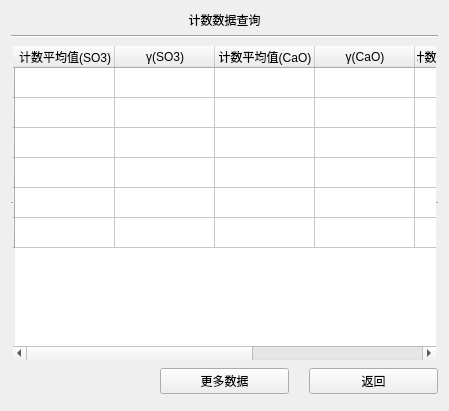
<?xml version="1.0" encoding="UTF-8"?>
<ui version="4.0">
 <class>countdataquery</class>
 <widget class="QWidget" name="countdataquery">
  <property name="geometry">
   <rect>
    <x>0</x>
    <y>0</y>
    <width>449</width>
    <height>411</height>
   </rect>
  </property>
  <property name="windowTitle">
   <string>Form</string>
  </property>
  <layout class="QGridLayout" name="gridLayout">
   <item row="0" column="0">
    <layout class="QVBoxLayout" name="verticalLayout">
     <item>
      <widget class="QLabel" name="label">
       <property name="text">
        <string>计数数据查询</string>
       </property>
       <property name="alignment">
        <set>Qt::AlignCenter</set>
       </property>
      </widget>
     </item>
     <item>
      <widget class="Line" name="line">
       <property name="orientation">
        <enum>Qt::Horizontal</enum>
       </property>
      </widget>
     </item>
     <item>
      <widget class="QTableWidget" name="tableWidget">
       <property name="frameShape">
        <enum>QFrame::HLine</enum>
       </property>
       <property name="frameShadow">
        <enum>QFrame::Sunken</enum>
       </property>
       <property name="lineWidth">
        <number>1</number>
       </property>
       <property name="textElideMode">
        <enum>Qt::ElideMiddle</enum>
       </property>
       <property name="showGrid">
        <bool>true</bool>
       </property>
       <property name="gridStyle">
        <enum>Qt::SolidLine</enum>
       </property>
       <property name="sortingEnabled">
        <bool>false</bool>
       </property>
       <property name="wordWrap">
        <bool>true</bool>
       </property>
       <property name="cornerButtonEnabled">
        <bool>true</bool>
       </property>
       <row>
        <property name="text">
         <string/>
        </property>
       </row>
       <row>
        <property name="text">
         <string/>
        </property>
       </row>
       <row>
        <property name="text">
         <string/>
        </property>
       </row>
       <row>
        <property name="text">
         <string/>
        </property>
       </row>
       <row>
        <property name="text">
         <string/>
        </property>
       </row>
       <row>
        <property name="text">
         <string/>
        </property>
       </row>
       <column>
        <property name="text">
         <string>计数平均值(SO3)</string>
        </property>
       </column>
       <column>
        <property name="text">
         <string>γ(SO3)</string>
        </property>
       </column>
       <column>
        <property name="text">
         <string>计数平均值(CaO)</string>
        </property>
       </column>
       <column>
        <property name="text">
         <string>γ(CaO)</string>
        </property>
       </column>
       <column>
        <property name="text">
         <string>计数平均值(Fe2O3)</string>
        </property>
       </column>
       <column>
        <property name="text">
         <string>γ(Fe2O3)</string>
        </property>
       </column>
       <column>
        <property name="text">
         <string>测量日期</string>
        </property>
       </column>
       <item row="0" column="0">
        <property name="text">
         <string/>
        </property>
        <property name="textAlignment">
         <set>AlignHCenter|AlignVCenter|AlignCenter</set>
        </property>
       </item>
       <item row="0" column="1">
        <property name="text">
         <string/>
        </property>
        <property name="textAlignment">
         <set>AlignHCenter|AlignVCenter|AlignCenter</set>
        </property>
       </item>
       <item row="0" column="6">
        <property name="text">
         <string/>
        </property>
       </item>
       <item row="1" column="0">
        <property name="text">
         <string/>
        </property>
        <property name="textAlignment">
         <set>AlignHCenter|AlignVCenter|AlignCenter</set>
        </property>
       </item>
       <item row="1" column="1">
        <property name="text">
         <string/>
        </property>
        <property name="textAlignment">
         <set>AlignHCenter|AlignVCenter|AlignCenter</set>
        </property>
       </item>
       <item row="1" column="6">
        <property name="text">
         <string/>
        </property>
       </item>
       <item row="2" column="0">
        <property name="text">
         <string/>
        </property>
        <property name="textAlignment">
         <set>AlignHCenter|AlignVCenter|AlignCenter</set>
        </property>
       </item>
       <item row="2" column="1">
        <property name="text">
         <string/>
        </property>
        <property name="textAlignment">
         <set>AlignHCenter|AlignVCenter|AlignCenter</set>
        </property>
       </item>
       <item row="2" column="6">
        <property name="text">
         <string/>
        </property>
       </item>
       <item row="3" column="0">
        <property name="text">
         <string/>
        </property>
        <property name="textAlignment">
         <set>AlignHCenter|AlignVCenter|AlignCenter</set>
        </property>
       </item>
       <item row="3" column="1">
        <property name="text">
         <string/>
        </property>
        <property name="textAlignment">
         <set>AlignHCenter|AlignVCenter|AlignCenter</set>
        </property>
       </item>
       <item row="3" column="6">
        <property name="text">
         <string/>
        </property>
       </item>
       <item row="4" column="0">
        <property name="text">
         <string/>
        </property>
        <property name="textAlignment">
         <set>AlignHCenter|AlignVCenter|AlignCenter</set>
        </property>
       </item>
       <item row="4" column="1">
        <property name="text">
         <string/>
        </property>
        <property name="textAlignment">
         <set>AlignHCenter|AlignVCenter|AlignCenter</set>
        </property>
       </item>
       <item row="4" column="6">
        <property name="text">
         <string/>
        </property>
       </item>
       <item row="5" column="0">
        <property name="text">
         <string/>
        </property>
        <property name="textAlignment">
         <set>AlignHCenter|AlignVCenter|AlignCenter</set>
        </property>
       </item>
       <item row="5" column="1">
        <property name="text">
         <string/>
        </property>
        <property name="textAlignment">
         <set>AlignHCenter|AlignVCenter|AlignCenter</set>
        </property>
       </item>
       <item row="5" column="6">
        <property name="text">
         <string/>
        </property>
       </item>
      </widget>
     </item>
     <item>
      <layout class="QHBoxLayout" name="horizontalLayout_2" stretch="1,1,1">
       <property name="spacing">
        <number>20</number>
       </property>
       <item>
        <widget class="QLabel" name="label_current">
         <property name="text">
          <string/>
         </property>
         <property name="alignment">
          <set>Qt::AlignRight|Qt::AlignTrailing|Qt::AlignVCenter</set>
         </property>
        </widget>
       </item>
       <item>
        <widget class="QPushButton" name="pushButton_2">
         <property name="text">
          <string>更多数据</string>
         </property>
        </widget>
       </item>
       <item>
        <widget class="QPushButton" name="pushButton">
         <property name="text">
          <string>返回</string>
         </property>
        </widget>
       </item>
      </layout>
     </item>
     <item>
      <layout class="QHBoxLayout" name="horizontalLayout">
       <item>
        <widget class="issample" name="widget" native="true"/>
       </item>
       <item>
        <widget class="ispreheat" name="widget_2" native="true"/>
       </item>
       <item>
        <widget class="date_widget" name="widget_3" native="true"/>
       </item>
      </layout>
     </item>
    </layout>
   </item>
  </layout>
 </widget>
 <customwidgets>
  <customwidget>
   <class>date_widget</class>
   <extends>QWidget</extends>
   <header>date_widget.h</header>
   <container>1</container>
  </customwidget>
  <customwidget>
   <class>issample</class>
   <extends>QWidget</extends>
   <header>issample.h</header>
   <container>1</container>
  </customwidget>
  <customwidget>
   <class>ispreheat</class>
   <extends>QWidget</extends>
   <header>ispreheat.h</header>
   <container>1</container>
  </customwidget>
 </customwidgets>
 <resources/>
 <connections/>
</ui>
